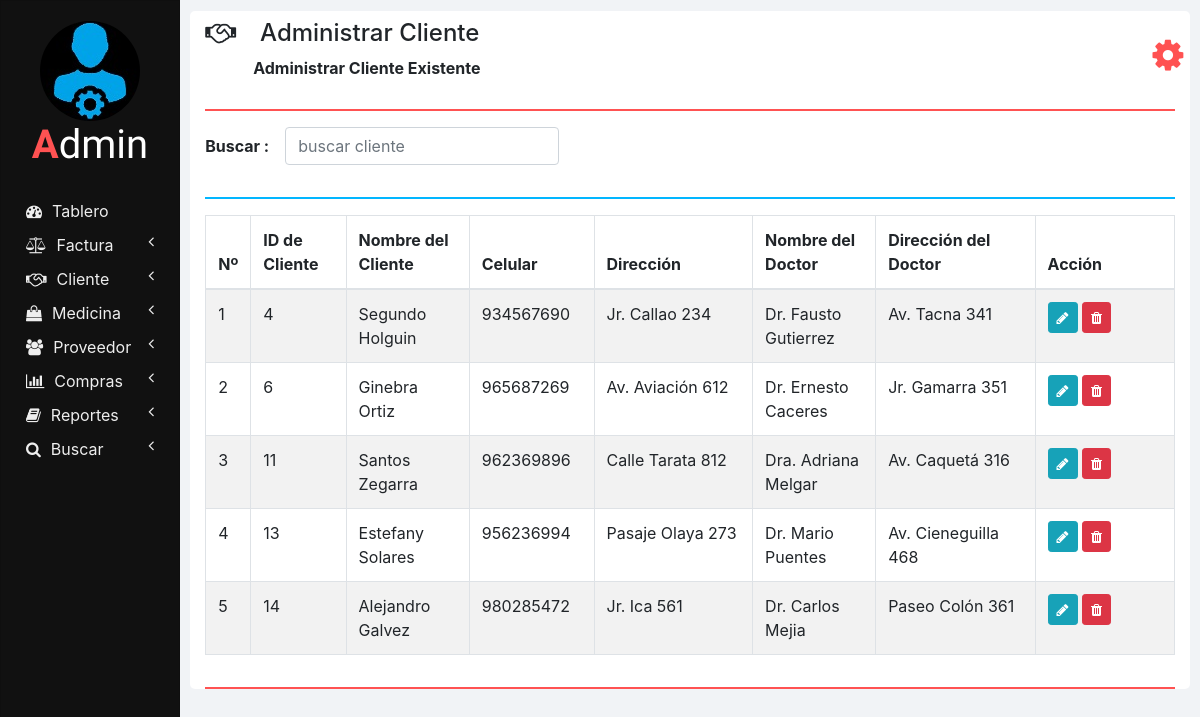
The page /manage_customer.php on the database its author committed.
### tables this page shows
CREATE TABLE `customers` (
  `ID` int(11) NOT NULL,
  `NAME` varchar(20) NOT NULL,
  `CONTACT_NUMBER` varchar(10) NOT NULL,
  `ADDRESS` varchar(100) NOT NULL,
  `DOCTOR_NAME` varchar(20) NOT NULL,
  `DOCTOR_ADDRESS` varchar(100) NOT NULL
);

### php/manage_customer.php (the view, shortened to what this page needs)
<?php
  function showCustomers($id) {
    require "db_connection.php";
    if($con) {
      $seq_no = 0;
      $query = "SELECT * FROM customers";
      $result = mysqli_query($con, $query);
      while($row = mysqli_fetch_array($result)) {
        $seq_no++;
        if($row['ID'] == $id)
          showEditOptionsRow($seq_no, $row);
        else
          showCustomerRow($seq_no, $row);
      }
    }
  }
  function showCustomerRow($seq_no, $row) {
    ?>
    <tr>
      <td><?php echo $seq_no; ?></td>
      <td><?php echo $row['ID'] ?></td>
      <td><?php echo $row['NAME']; ?></td>
      <td><?php echo $row['CONTACT_NUMBER']; ?></td>
      <td><?php echo $row['ADDRESS']; ?></td>
      <td><?php echo $row['DOCTOR_NAME']; ?></td>
      <td><?php echo $row['DOCTOR_ADDRESS']; ?></td>
      <td>
        <button href="" class="btn btn-info btn-sm" onclick="editCustomer(<?php echo $row['ID']; ?>);">
          <i class="fa fa-pencil"></i>
        </button>
        <button class="btn btn-danger btn-sm" onclick="deleteCustomer(<?php echo $row['ID']; ?>);">
          <i class="fa fa-trash"></i>
        </button>
      </td>
    </tr>
    <?php
  }
  ?>

### manage_customer.php (shortened to what this page needs)
<!DOCTYPE html>
<html lang="en" dir="ltr">
  <head>
    <link rel="stylesheet" href="bootstrap/css/bootstrap.min.css">
    <link rel="stylesheet" href="https://use.fontawesome.com/releases/v5.3.1/css/all.css">
    <link rel="stylesheet" href="https://cdnjs.cloudflare.com/ajax/libs/font-awesome/4.7.0/css/font-awesome.min.css">
    <link rel="stylesheet" href="css/sidenav.css">
    <link rel="stylesheet" href="css/home.css">
  </head>
  <body style="max-height: 100%;">
    <div class="container-fluid">
      <div class="container">
        <?php
          require "php/header.php";
          createHeader('handshake', 'Administrar Cliente', 'Administrar Cliente Existente');
        ?>
        <div class="row">
          <div class="col-md-12 form-group form-inline">
            <label class="font-weight-bold" for="">Buscar :&emsp;</label>
            <input type="text" class="form-control" id="" placeholder="buscar cliente" onkeyup="searchCustomer(this.value);">
          </div>
          <div class="col col-md-12">
            <hr class="col-md-12" style="padding: 0px; border-top: 2px solid  #02b6ff;">
          </div>
          <div class="col col-md-12 table-responsive">
            <div class="table-responsive">
            	<table class="table table-bordered table-striped table-hover">
            		<thead>
            			<tr>
            				<th style="width: 2%;">Nº</th>
                    <th style="width: 10%;">ID de Cliente</th>
            				<th style="width: 13%;">Nombre del Cliente</th>
                    <th style="width: 13%;">Celular</th>
                    <th style="width: 17%;">Dirección</th>
                    <th style="width: 13%;">Nombre del Doctor</th>
                    <th style="width: 17%;">Dirección del Doctor</th>
                    <th style="width: 15%;">Acción</th>
            			</tr>
            		</thead>
            		<tbody id="customers_div">
                  <?php
                    require 'php/manage_customer.php';
                    showCustomers(0);
                  ?>
            		</tbody>
            	</table>
            </div>
          </div>
        </div>
        <hr style="border-top: 2px solid #ff5252;">
      </div>
    </div>
  </body>
</html>

### php/header.php
<?php
  function createHeader($icon, $heading, $sub_heading) {
    echo '
    <section class="row content-header">
      <div class="header-title col-md-11">
        <p class="h4 pt-2"><i class="fa fa-'.$icon.'"></i>&emsp;'.$heading.'</p>
        &emsp;&emsp;&emsp;<small class="font-weight-bold h6">'.$sub_heading.'</small>
      </div>
      <div class="col-md-1 user_options">
        <button class="col col-md-1 m-3" onclick="showOptions();">
          <i class="fa fa-gear"></i>
        </button>
        <div id="mark"><i class="fa fa-play fa-rotate-270"></i></div>
        <ul id="options" class="options list-unstyled" style="display: none;">
          <li>
            <a href="my_profile.php"><i class="fa fa-user"></i><span>Mi Cuenta</span></a>
          </li>
          <li>
            <a href="change_password.php"><i class="fa fa-edit"></i><span>Cambiar Contraseña</span></a>
          </li>
          <li>
            <a href="logout.php"><i class="fa fa-key"></i><span>Cerrar Sesión</span></a>
          </li>
        </ul>
      </div>
    </section>
    <hr style="border-top: 2px solid #ff5252;">
    ';
  }
?>

### css/sidenav.css (style rules this page uses)
body { background-color: #f1f3f6; }
.sidenav { width: 15%; height: 100vh; background-color: #222222; position: fixed; z-index: 1; flex: 1 0 auto; }
.card { width: 100%; height: 100%; top: 0; border-radius: 0; background-color: #111111; }
.logo .logo-caption { font-family: 'Poiret One', cursive; color: #ffffff; text-align: center; margin-bottom: 25px; }
.logo .profile { margin-left: 50%; border-radius: 50%; transform: translate(-50%); }
.logo .tweak { color: #ff5252; font-weight: bold; }
.main-menu-item { padding: 5px 5px; cursor: pointer; }
.main-menu-item > a { color: #eeeeee; text-decoration: none; font-size: 16px; }
.main-menu-item > a > span { margin-left: 10px; }

### css/home.css (style rules this page uses)
html, body { height: 100vh; }
.container-fluid { margin-left: 15%; width: 85%; background: #f1f3f6; padding: 1px 0 0 0; flex: 1 0 auto; }
.container { margin: 0; max-width: 98%; margin: 1%; background-color: #ffffff; border-radius: 5px; }
.user_options button { max-width: 50px; max-height: 50px; font-size: 36px; background-color: #ffffff; color: #ff5252; border: none; outline: none; }

### rows shown on the page
customers: seq_no "1", ID "4", NAME "Segundo Holguin", CONTACT_NUMBER "934567690", ADDRESS "Jr. Callao 234", DOCTOR_NAME "Dr. Fausto Gutierrez", DOCTOR_ADDRESS "Av. Tacna 341"
customers: seq_no "2", ID "6", NAME "Ginebra Ortiz", CONTACT_NUMBER "965687269", ADDRESS "Av. Aviación 612", DOCTOR_NAME "Dr. Ernesto Caceres", DOCTOR_ADDRESS "Jr. Gamarra 351"
customers: seq_no "3", ID "11", NAME "Santos Zegarra", CONTACT_NUMBER "962369896", ADDRESS "Calle Tarata 812", DOCTOR_NAME "Dra. Adriana Melgar", DOCTOR_ADDRESS "Av. Caquetá 316"
customers: seq_no "4", ID "13", NAME "Estefany Solares", CONTACT_NUMBER "956236994", ADDRESS "Pasaje Olaya 273", DOCTOR_NAME "Dr. Mario Puentes", DOCTOR_ADDRESS "Av. Cieneguilla 468"
customers: seq_no "5", ID "14", NAME "Alejandro Galvez", CONTACT_NUMBER "980285472", ADDRESS "Jr. Ica 561", DOCTOR_NAME "Dr. Carlos Mejia", DOCTOR_ADDRESS "Paseo Colón 361"

### other values the page prints
$heading "Administrar Cliente"
$sub_heading "Administrar Cliente Existente"
